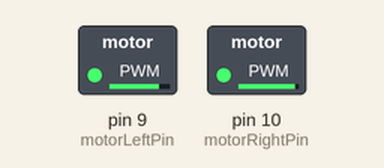
Recording of a sketch running on a simulated Arduino Uno, built for the host (arithmetic inside an expression is 32-bit, double 64-bit). Shown: switched loads named in the sketch (green lamp = pin HIGH).

Above: at 0.1 s.
Timing chart, 0 to 0.0 s (numbered marks = the images above):
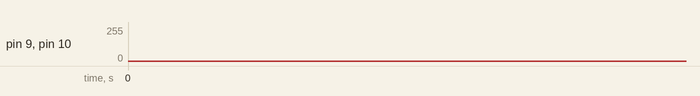

The sketch:

line_follower_Robot.ino
```cpp
// Motor control pins
int motorLeftPin = 9;   // Pin connected to the left motor
int motorRightPin = 10; // Pin connected to the right motor

void setup() {
  pinMode(motorLeftPin, OUTPUT);
  pinMode(motorRightPin, OUTPUT);
}

void loop() {
  // Both motors rotate at the same speed for 2 seconds
  analogWrite(motorLeftPin, 200);  // Set left motor speed (PWM value: 0-255)
  analogWrite(motorRightPin, 230); // Set right motor speed (PWM value: 0-255)

  // Left motor rotates faster than the right motor for 2 seconds
  analogWrite(motorLeftPin, 225);  // Increase left motor speed
  analogWrite(motorRightPin, 200); // Maintain right motor speed

  // Right motor rotates faster than the left motor for 2 seconds
  analogWrite(motorLeftPin, 210); // Maintain left motor speed
  analogWrite(motorRightPin, 240); // Increase right motor speed

}
```
